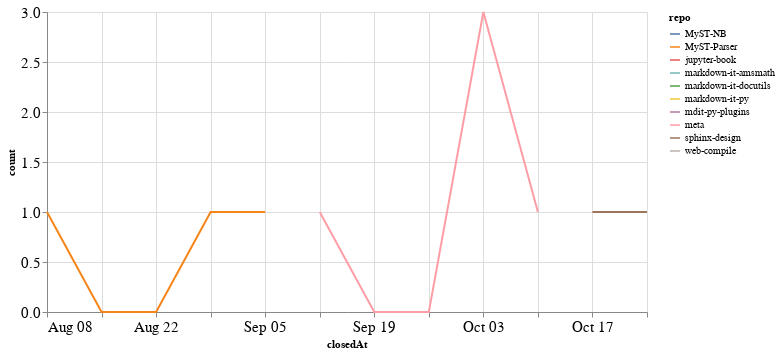

Notebook code for this chart:
### Code cell
closed_by_time = closed_by.groupby('repo').resample('W', on='closedAt').count()['author'].reset_index()
closed_by_time = closed_by_time.rename(columns={'author': 'count'})

alt.Chart(closed_by_time, width=600).mark_line().encode(
    x='closedAt',
    y='count',
    color='repo',
    tooltip="repo"
)

### Figure 1 — Vega-Lite specification as saved in the notebook (floating-point values rounded to 4 significant figures)
{"config": {"axisLeft": {"labelFontSize": 15}, "axisBottom": {"labelFontSize": 15}}, "data": {"name": "data-e98f259b0ba9a3eee81b52d0a1f83bf8"}, "mark": "line", "encoding": {"color": {"type": "nominal", "field": "repo"}, "tooltip": {"type": "nominal", "field": "repo"}, "x": {"type": "temporal", "field": "closedAt"}, "y": {"type": "quantitative", "field": "count"}}, "width": 600, "$schema": "https://vega.github.io/schema/vega-lite/v4.8.1.json", "datasets": {"data-e98f259b0ba9a3eee81b52d0a1f83bf8": [{"repo": "MyST-NB", "closedAt": "2021-10-03T00:00:00", "count": 2}, {"repo": "MyST-Parser", "closedAt": "2021-08-08T00:00:00", "count": 1}, {"repo": "MyST-Parser", "closedAt": "2021-08-15T00:00:00", "count": 0}, {"repo": "MyST-Parser", "closedAt": "2021-08-22T00:00:00", "count": 0}, {"repo": "MyST-Parser", "closedAt": "2021-08-29T00:00:00", "count": 1}, {"repo": "MyST-Parser", "closedAt": "2021-09-05T00:00:00", "count": 1}, {"repo": "jupyter-book", "closedAt": "2021-10-10T00:00:00", "count": 1}, {"repo": "markdown-it-amsmath", "closedAt": "2021-09-12T00:00:00", "count": 2}, {"repo": "markdown-it-docutils", "closedAt": "2021-09-12T00:00:00", "count": 1}, {"repo": "markdown-it-py", "closedAt": "2021-09-12T00:00:00", "count": 1}, {"repo": "mdit-py-plugins", "closedAt": "2021-09-12T00:00:00", "count": 1}, {"repo": "meta", "closedAt": "2021-09-12T00:00:00", "count": 1}, {"repo": "meta", "closedAt": "2021-09-19T00:00:00", "count": 0}, {"repo": "meta", "closedAt": "2021-09-26T00:00:00", "count": 0}, {"repo": "meta", "closedAt": "2021-10-03T00:00:00", "count": 3}, {"repo": "meta", "closedAt": "2021-10-10T00:00:00", "count": 1}, {"repo": "sphinx-design", "closedAt": "2021-10-17T00:00:00", "count": 1}, {"repo": "sphinx-design", "closedAt": "2021-10-24T00:00:00", "count": 1}, {"repo": "web-compile", "closedAt": "2021-09-26T00:00:00", "count": 2}]}}
